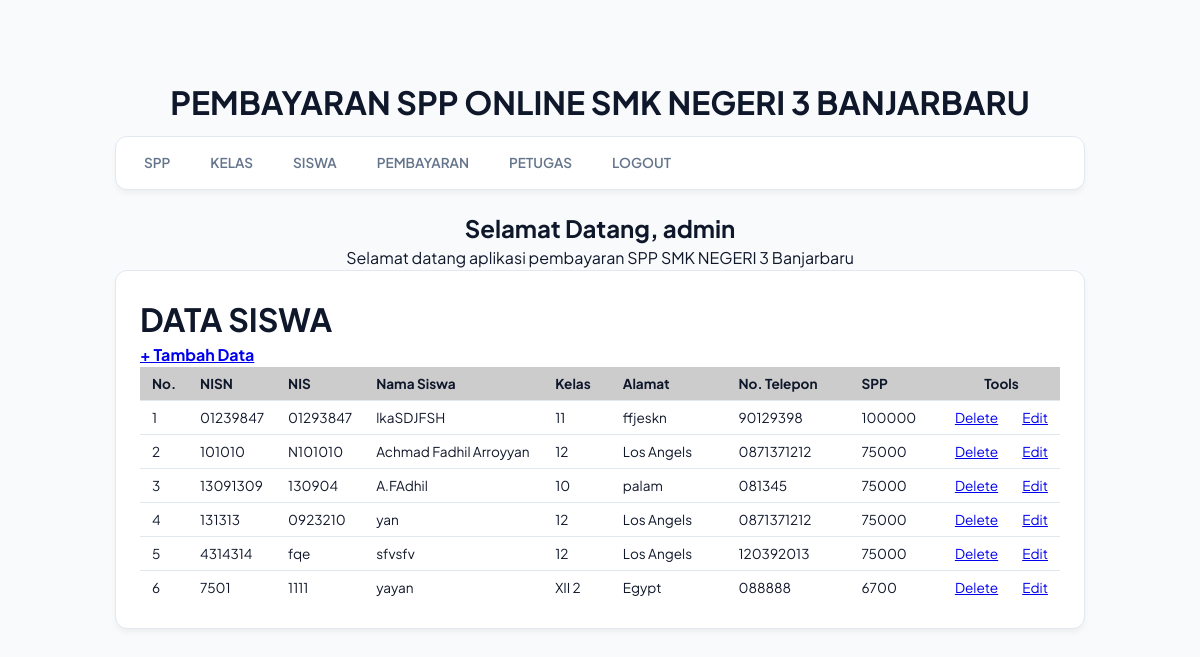
/spp_oyan/admin/halaman_admin.php?open=data_siswa (signed in), run on the app's committed database.
### tables this page shows
CREATE TABLE `siswa` (
  `nisn` varchar(10) NOT NULL,
  `nis` varchar(8) NOT NULL,
  `nama` varchar(35) NOT NULL,
  `id_kelas` varchar(11) NOT NULL,
  `alamat` text NOT NULL,
  `no_telp` varchar(15) NOT NULL,
  `id_spp` varchar(5) NOT NULL
);

CREATE TABLE `kelas` (
  `id_kelas` varchar(5) NOT NULL,
  `nama_kelas` varchar(10) NOT NULL,
  `kompetensi_keahlian` varchar(30) NOT NULL
);

CREATE TABLE `spp` (
  `id_spp` varchar(5) NOT NULL,
  `tahun` int(4) NOT NULL,
  `nominal` int(10) NOT NULL
);

### spp_oyan/admin/data_siswa.php (the view)
<?php
include_once "../src/koneksi.php";
?>
<h1><b>DATA SISWA </b></h1>
<h4> <a href="?open=tambah_siswa">+ Tambah Data</a> </h3>
<table cellspacing="1" cellpadding="3">
  <tr>
    <td width="5%" bgcolor="#CCCCCC"><b>No.</b></td>
    <td width="5%" bgcolor="#CCCCCC"><b>NISN</b></td>
    <td width="5%" bgcolor="#CCCCCC"><b>NIS</b></td>
    <td width="20%" bgcolor="#CCCCCC"><b>Nama Siswa </b></td>
    <td width="10%" bgcolor="#CCCCCC"><b>Kelas</b></td>
    <td width="20%" bgcolor="#CCCCCC"><b>Alamat</b></td>
    <td width="20%" bgcolor="#CCCCCC"><b>No. Telepon</b></td>
    <td width="30%" bgcolor="#CCCCCC"><b>SPP</b></td>
    <td colspan="2" align="center" bgcolor="#CCCCCC"><b>Tools</b></td>
  </tr>
<?php
$sql = mysqli_query($koneksi, "SELECT * FROM kelas JOIN siswa
on kelas.id_kelas = siswa.id_kelas JOIN spp on siswa.id_spp = spp.id_spp");
$nomor = 0;
while ($data = mysqli_fetch_array($sql)) {
  $nomor++;
?>
  <tr>
    <td><?php echo $nomor; ?> </td>
    <td><?php echo $data['nisn']; ?> </td>
    <td><?php echo $data['nis']; ?> </td>
    <td><?php echo $data['nama']; ?> </td>
    <td><?php echo $data['nama_kelas']; ?> </td>
    <td><?php echo $data['alamat']; ?> </td>
    <td><?php echo $data['no_telp']; ?> </td>
    <td><?php echo $data['nominal']; ?> </td>
    <td width="9%" align="center"><a href="?open=hapus_siswa&nisn=<?php echo $data['nisn']; ?>"
      target="_self" onclick="return confirm('YAKIN INGIN MENGHAPUS DATA SISWA INI ...?')"> Delete</a></td>
    <td width="9%" align="center"><a href="?open=edit_siswa&nisn=<?php echo $data['nisn'] ?>"
      target="_self">Edit</a></td>
  </tr>
<?php } ?>
</table>

### spp_oyan/src/style.css (style rules this page uses)
:root { --primary: #4f46e5; --bg-main: #f8fafc; --card-bg: #ffffff; --text-dark: #0f172a; --text-muted: #64748b; --border-color: #e2e8f0; --radius: 12px; --shadow: 0 4px 6px -1px rgba(0, 0, 0, 0.05); }
* { box-sizing: border-box; margin: 0; padding: 0; }
body { background-color: var(--bg-main); font-family: 'Plus Jakarta Sans', sans-serif; color: var(--text-dark); line-height: 1.5; padding-bottom: 40px; }
table { width: 100%; border-collapse: collapse; background: var(--card-bg); text-align: left; font-size: 0.85rem; }
td { padding: 8px 12px; border-bottom: 1px solid var(--border-color); color: var(--text-dark); white-space: nowrap; }
tr:last-child td { border-bottom: none; }

### data on the page
siswa: nisn "01239847", nis "01293847", nama "lkaSDJFSH", id_kelas.nama_kelas "11", alamat "ffjeskn", no_telp "90129398", id_spp.nominal "100000"
siswa: nisn "101010", nis "N101010", nama "Achmad Fadhil Arroyyan", id_kelas.nama_kelas "12", alamat "Los Angels", no_telp "0871371212", id_spp.nominal "75000"
siswa: nisn "13091309", nis "130904", nama "A.FAdhil", id_kelas.nama_kelas "10", alamat "palam", no_telp "081345", id_spp.nominal "75000"
siswa: nisn "131313", nis "0923210", nama "yan", id_kelas.nama_kelas "12", alamat "Los Angels", no_telp "0871371212", id_spp.nominal "75000"
siswa: nisn "4314314", nis "fqe", nama "sfvsfv", id_kelas.nama_kelas "12", alamat "Los Angels", no_telp "120392013", id_spp.nominal "75000"
siswa: nisn "7501", nis "1111", nama "yayan", id_kelas.nama_kelas "XII 2", alamat "Egypt", no_telp "088888", id_spp.nominal "6700"

### other printed values
$_SESSION['username'] "admin"
